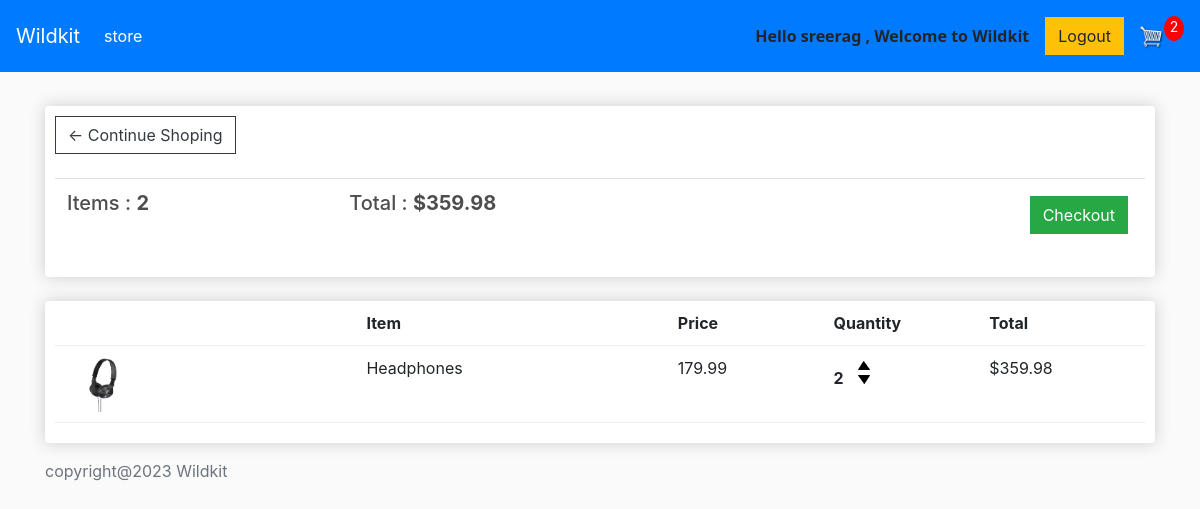
The app's page /cart/ (signed in) with its own data.
### store/models.py (models this page shows, shortened)
class Order(models.Model):
    customer = models.ForeignKey(Customer, on_delete=models.SET_NULL,blank=True,null=True)
    date_orderd = models.DateTimeField(auto_now_add=True)
    complete =models.BooleanField(default=False,null=True,blank=False)
    transaction_id = models.CharField(max_length=200,null=True)
    @property
    def get_cart_total(self):
        orderitems = self.orderitem_set.all()
        total = sum([item.get_total for item in orderitems])
        return total
    @property
    def get_cart_items(self):
        orderitems = self.orderitem_set.all()
        total = sum([item.quantity for item in orderitems])
        return total

class OrderItem(models.Model):
    product = models.ForeignKey(Product, on_delete=models.SET_NULL,blank=True,null=True)
    order = models.ForeignKey(Order, on_delete=models.SET_NULL,blank=True,null=True)
    quantity = models.IntegerField(default=0,null=True,blank=True)
    date_added = models.DateTimeField(auto_now_add=True)
    @property
    def get_total(self):
        total=self.product.price * self.quantity
        return total

class Product(models.Model):
    name = models.CharField(max_length=200,null=True)
    price = models.DecimalField(max_digits=7,decimal_places=2)
    digital = models.BooleanField(default=False,null=True,blank=False)
    image=models.ImageField(null=True,blank=True)
    @property
    def imageURL(self):
        try:
            url = self.image.url
        except:
            url = ''
        return url

### store/views.py (the view)
# urls.py: path("cart/" ,views.cart,name="cart" ),
def cart(request):
    data= cartData(request)
    cartItems =data['cartItems']
    order =data['order']
    items =data['items']
    context =  {'items':items, 'order':order, 'cartItems':cartItems}
    return render(request,"store/cart.html", context)

### store/utils.py (called while the page is built)
def cartData(request):
	if request.user.is_authenticated:
		customer = request.user.customer
		order, created = Order.objects.get_or_create(customer=customer, complete=False)
		items = order.orderitem_set.all()
		cartItems = order.get_cart_items
	else:
		cookieData = cookieCart(request)
		cartItems = cookieData['cartItems']
		order = cookieData['order']
		items = cookieData['items']
	return {'cartItems':cartItems ,'order':order, 'items':items}

### store/templates/store/cart.html
{% extends 'store/main.html' %}
{% load static %}
{% block content %}
<div class="row">
    <div class="col-lg-12">
        <div class="box-element">
            <a class="btn btn-outline-dark" href="{% url 'store' %}">&#x2190; Continue Shoping</a>
            <br><br>
            <table class="table">
                <tr>
                    <th><h5>Items : <strong>{{order.get_cart_items}}</strong></h5></th>
                    <th><h5>Total : <strong>${{order.get_cart_total |floatformat:2 }}</strong></h5></th>
                    <th>
                        <a class="btn btn-success " href="{% url 'checkout' %}"
                        style="float: right; margin: 5px;"> Checkout</a>
                    </th>
                </tr>
            </table>
        </div>
        <br>
        <div class="box-element">
            <div class="cart-row">
                <div style="flex:2"></div>
                <div style="flex:2"><strong>Item</strong> </div>
                <div style="flex:1"><strong>Price</strong></div>
                <div style="flex:1"><strong>Quantity</strong></div>
                <div style="flex:1"><strong>Total</strong></div>
            </div>
            {% for item in items %}
            <div class="cart-row">
                <div style="flex:2"><img class="row-image" src="{{item.product.imageURL}}"></div>
                <div style="flex:2"><p>{{item.product.name}}</p></div>
                <div style="flex:1"><p>{{item.product.price|floatformat:2}}</p></div>
                <div style="flex:1">
                    <p class="quantity">{{item.quantity}}</p>
                    <div class="quantity">
                        <img data-product="{{item.product.id}}" data-action="add" class="chg-quantity update-cart" src="{% static  'images/arrow-up.png' %}">
                        <img data-product="{{item.product.id}}" data-action="remove" class="chg-quantity update-cart" src="{% static  'images/arrow-down.png' %}">
                    </div>
                </div>
                <div style="flex:1"><p>${{item.get_total}}</p></div>
            </div>
            {% endfor %}
        </div>
    </div>
</div>
{% endblock content %}

### store/templates/store/main.html (shortened to what this page needs)
<!DOCTYPE html>
{% load static %}
<html>
<head>
	<link rel="stylesheet" href="https://stackpath.bootstrapcdn.com/bootstrap/4.4.1/css/bootstrap.min.css">
	<link rel="stylesheet" type="text/css" href="{% static 'css/main.css' %}">
</head>
<body>
	<nav class="navbar navbar-expand-lg navbar-dark bg-primary">
        <a class="navbar-brand" href="{% url 'store' %}">Wildkit</a>
	  <div class="collapse navbar-collapse" id="navbarSupportedContent">
	    <ul class="navbar-nav mr-auto">
	      <li class="nav-item active">
	        <a class="nav-link"  href="{% url 'store' %}">store <span class="sr-only">(current)</span></a>
	      </li>
	    </ul>
        <div class="form-inline my-2 my-lg-0">
            {% if request.user.is_authenticated %}
			<p style="margin-top: 1em; font-family: 'Segoe UI', Tahoma, Geneva, Verdana, sans-serif; font-weight: bolder;padding-right:1em;">Hello {{request.user}} , Welcome to Wildkit </p>
			<a href="{% url 'logout' %}" class="btn btn-warning">Logout</a>
			{% else %}
            <a href="{% url 'login' %}"class="btn btn-warning">Login</a>
            {% endif %}
            <a href="{% url 'cart' %}">
            <img id="cart-icon" src="{% static 'images/cart.png' %}"></a>
           <p id="cart-total">{{cartItems}}</p>
          </div>
	  </div>
	</nav>
    <div class="container">
            <br>
            {% block content %}
            {% endblock content %}
    </div>
    <footer class="footer mt-auto py-3">
		<div class="container">
			<span class="text-muted"> copyright@2023  Wildkit </span>
		</div>
	</footer>
</body>
</html>

### static/css/main.css (style rules this page uses)
body { background-color: hsl(0, 0%, 98%); }
h1,h2,h3,h4,h5,h6 { color:hsl(0, 0%, 30%); }
.box-element { box-shadow:hsl(0, 0%, 80%) 0 0 16px; background-color: #fff; border-radius: 4px; padding: 10px; }
#cart-icon { width:25px; display: inline-block; margin-left: 15px; }
#cart-total { display: block; text-align: center; color:#fff; background-color: red; width: 20px; height: 25px; border-radius: 50%; font-size: 14px; }
.col-lg-4, .col-lg-6, .col-lg-8, .col-lg-12 { margin-top: 10px; }
.btn { border-radius: 0; }
.row-image { width: 100px; }
.cart-row { display: flex; align-items: flex-stretch; padding-bottom: 10px; margin-bottom: 10px; border-bottom: 1px solid #ececec; }
.quantity { display: inline-block; font-weight: 700; padding-right:10px; }
.chg-quantity { width: 12px; cursor: pointer; display: block; margin-top: 5px; transition:.1s; }

### records on screen
Order: get_cart_items "2", get_cart_total "359.98"
OrderItem: product.imageURL (picture), product.name "Headphones", product.price "179.99", quantity "2", get_total "359.98"

### other values on screen
{{ request.user }} "sreerag"
{{ cartItems }} "2"
